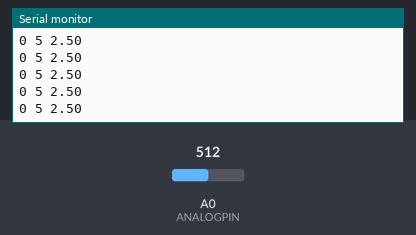
A sketch run on a simulated Arduino Uno, built with avr-gcc and run on an emulated ATmega328P. On the bench: the last lines printed to the serial monitor. The inputs (shaded band) are chosen by the test bench; at power-on: A0 (ANALOGPIN) = 512.

Above: at 1.2 s.
1.3 s: A0 (ANALOGPIN) set to 716
At 1.31 s:
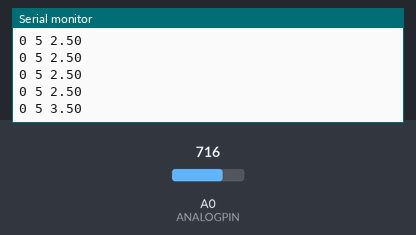
2.8 s: A0 (ANALOGPIN) set to 900
At 2.82 s:
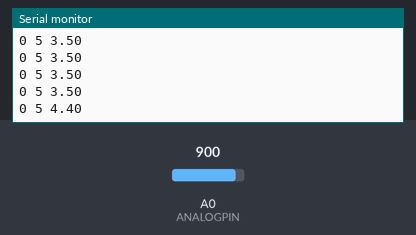
Timing chart, 0 to 5.8 s (numbered marks = the images above; inputs shaded):
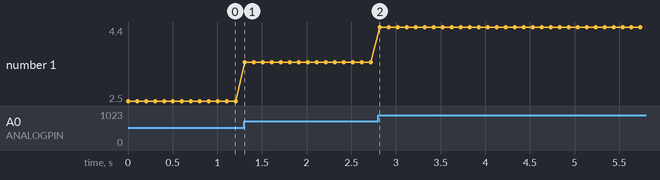

Measured:
- after the input at 1.3 s, the serial monitor: prints a new line at once (image 1)
- after the input at 2.8 s, the serial monitor: prints a new line at once (image 2)
- plotted number 1: 2.5 → 3.5 after the input at 1.3 s, 3.5 → 4.4 after the input at 2.8 s

The sketch:

arduinoAnalogCollect.ino
```cpp
/*
Title: Read ADC Values and Send to Serial
Author: Parker Schless (pis7)
Date: 6/1/23
Version: 1.1

Summary:
This is the Arduino support code for plotting sensor data in the Sensor Design course. This code initializes some variables including reference
voltage used and delay time between samples which must match those in the additional Python code. Then, it simply reads in an analog voltage from
a specified analog pin on the Arduino every delayTime milliseconds and converts it from the digital value back to a voltage to be sent over serial
and used by the Python plotting code.

References:
- ADC: https://www.electronicwings.com/arduino/adc-in-arduino, https://cdn.arduino.cc/reference/en/language/functions/analog-io/analogreference/
- Serial: https://www.arduino.cc/reference/en/language/functions/communication/serial/
*/

float maxDigVal = 1023; // Maximum digital value of ADC (10-bit ADC for the boards we are using)

// Initialize variables - CHANGE FOLLOWING PARAMETERS AS NEEDED (MUST MATCH IN PYTHON) -----------------------------------------
#define BAUDRATE 9600 // Serial baudrate
#define ANALOGPIN 0 // Analog pin used for sensor input
#define DELAYTIME 100 // Delay time in msec
float vref = 5.0; // Reference voltage used

// Main functions, REMEMBER TO FLASH CODE TO ARDUINO IF CHANGES MADE -----------------------------------------------------------

void setup() {
 analogReference(EXTERNAL); // Sets ADC reference voltage to AREF pin voltage
 Serial.begin(BAUDRATE); // Sets up serial with specified baudrate
}

void loop() {
  float digitalVal = analogRead(ANALOGPIN); // Read in digital value in range 0 - 1023 from ADC pin
  float analogVoltage = vref*digitalVal/maxDigVal; // Convert digital value to analog voltage

  // Comment below out if don't want bounds on serial plotter (if using this code to take actual data then having the bounds will introduce unwanted values)
  Serial.print(0);
  Serial.print(" ");
  Serial.print(5);
  Serial.print(" ");
  // ---

  Serial.println(analogVoltage); // Write analog voltage to serial
  delay(DELAYTIME); // delay for specified time before sending next sample
}
```
